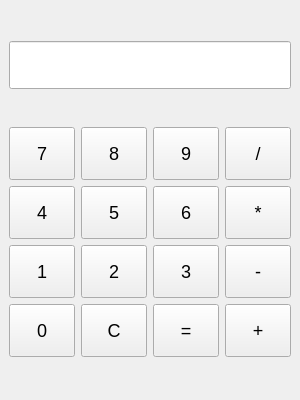
<?xml version="1.0" encoding="UTF-8"?>
<ui version="4.0">
 <class>MainWindow</class>
 <widget class="QMainWindow" name="MainWindow">
  <property name="geometry">
   <rect>
    <x>0</x>
    <y>0</y>
    <width>300</width>
    <height>400</height>
   </rect>
  </property>
  <property name="windowTitle">
   <string>Calculator</string>
  </property>
  <widget class="QWidget" name="centralwidget">
   <layout class="QVBoxLayout" name="verticalLayout">
    <item>
     <widget class="QLineEdit" name="display">
      <property name="styleSheet">
       <string notr="true">font-size: 20px; padding: 10px;</string>
      </property>
     </widget>
    </item>
    <item>
     <layout class="QGridLayout" name="gridLayout">
      <item row="0" column="0">
       <widget class="QPushButton" name="btn_7">
        <property name="text">
         <string>7</string>
        </property>
        <property name="styleSheet">
         <string notr="true">font-size: 18px; padding: 15px;</string>
        </property>
       </widget>
      </item>
      <item row="0" column="1">
       <widget class="QPushButton" name="btn_8">
        <property name="text">
         <string>8</string>
        </property>
        <property name="styleSheet">
         <string notr="true">font-size: 18px; padding: 15px;</string>
        </property>
       </widget>
      </item>
      <item row="0" column="2">
       <widget class="QPushButton" name="btn_9">
        <property name="text">
         <string>9</string>
        </property>
        <property name="styleSheet">
         <string notr="true">font-size: 18px; padding: 15px;</string>
        </property>
       </widget>
      </item>
      <item row="0" column="3">
       <widget class="QPushButton" name="btn_divide">
        <property name="text">
         <string>/</string>
        </property>
        <property name="styleSheet">
         <string notr="true">font-size: 18px; padding: 15px;</string>
        </property>
       </widget>
      </item>
      <item row="1" column="0">
       <widget class="QPushButton" name="btn_4">
        <property name="text">
         <string>4</string>
        </property>
        <property name="styleSheet">
         <string notr="true">font-size: 18px; padding: 15px;</string>
        </property>
       </widget>
      </item>
      <item row="1" column="1">
       <widget class="QPushButton" name="btn_5">
        <property name="text">
         <string>5</string>
        </property>
        <property name="styleSheet">
         <string notr="true">font-size: 18px; padding: 15px;</string>
        </property>
       </widget>
      </item>
      <item row="1" column="2">
       <widget class="QPushButton" name="btn_6">
        <property name="text">
         <string>6</string>
        </property>
        <property name="styleSheet">
         <string notr="true">font-size: 18px; padding: 15px;</string>
        </property>
       </widget>
      </item>
      <item row="1" column="3">
       <widget class="QPushButton" name="btn_multiply">
        <property name="text">
         <string>*</string>
        </property>
        <property name="styleSheet">
         <string notr="true">font-size: 18px; padding: 15px;</string>
        </property>
       </widget>
      </item>
      <item row="2" column="0">
       <widget class="QPushButton" name="btn_1">
        <property name="text">
         <string>1</string>
        </property>
        <property name="styleSheet">
         <string notr="true">font-size: 18px; padding: 15px;</string>
        </property>
       </widget>
      </item>
      <item row="2" column="1">
       <widget class="QPushButton" name="btn_2">
        <property name="text">
         <string>2</string>
        </property>
        <property name="styleSheet">
         <string notr="true">font-size: 18px; padding: 15px;</string>
        </property>
       </widget>
      </item>
      <item row="2" column="2">
       <widget class="QPushButton" name="btn_3">
        <property name="text">
         <string>3</string>
        </property>
        <property name="styleSheet">
         <string notr="true">font-size: 18px; padding: 15px;</string>
        </property>
       </widget>
      </item>
      <item row="2" column="3">
       <widget class="QPushButton" name="btn_subtract">
        <property name="text">
         <string>-</string>
        </property>
        <property name="styleSheet">
         <string notr="true">font-size: 18px; padding: 15px;</string>
        </property>
       </widget>
      </item>
      <item row="3" column="0">
       <widget class="QPushButton" name="btn_0">
        <property name="text">
         <string>0</string>
        </property>
        <property name="styleSheet">
         <string notr="true">font-size: 18px; padding: 15px;</string>
        </property>
       </widget>
      </item>
      <item row="3" column="1">
       <widget class="QPushButton" name="btn_clear">
        <property name="text">
         <string>C</string>
        </property>
        <property name="styleSheet">
         <string notr="true">font-size: 18px; padding: 15px;</string>
        </property>
       </widget>
      </item>
      <item row="3" column="2">
       <widget class="QPushButton" name="btn_equals">
        <property name="text">
         <string>=</string>
        </property>
        <property name="styleSheet">
         <string notr="true">font-size: 18px; padding: 15px;</string>
        </property>
       </widget>
      </item>
      <item row="3" column="3">
       <widget class="QPushButton" name="btn_add">
        <property name="text">
         <string>+</string>
        </property>
        <property name="styleSheet">
         <string notr="true">font-size: 18px; padding: 15px;</string>
        </property>
       </widget>
      </item>
     </layout>
    </item>
   </layout>
  </widget>
 </widget>
 <resources/>
 <connections/>
</ui>
